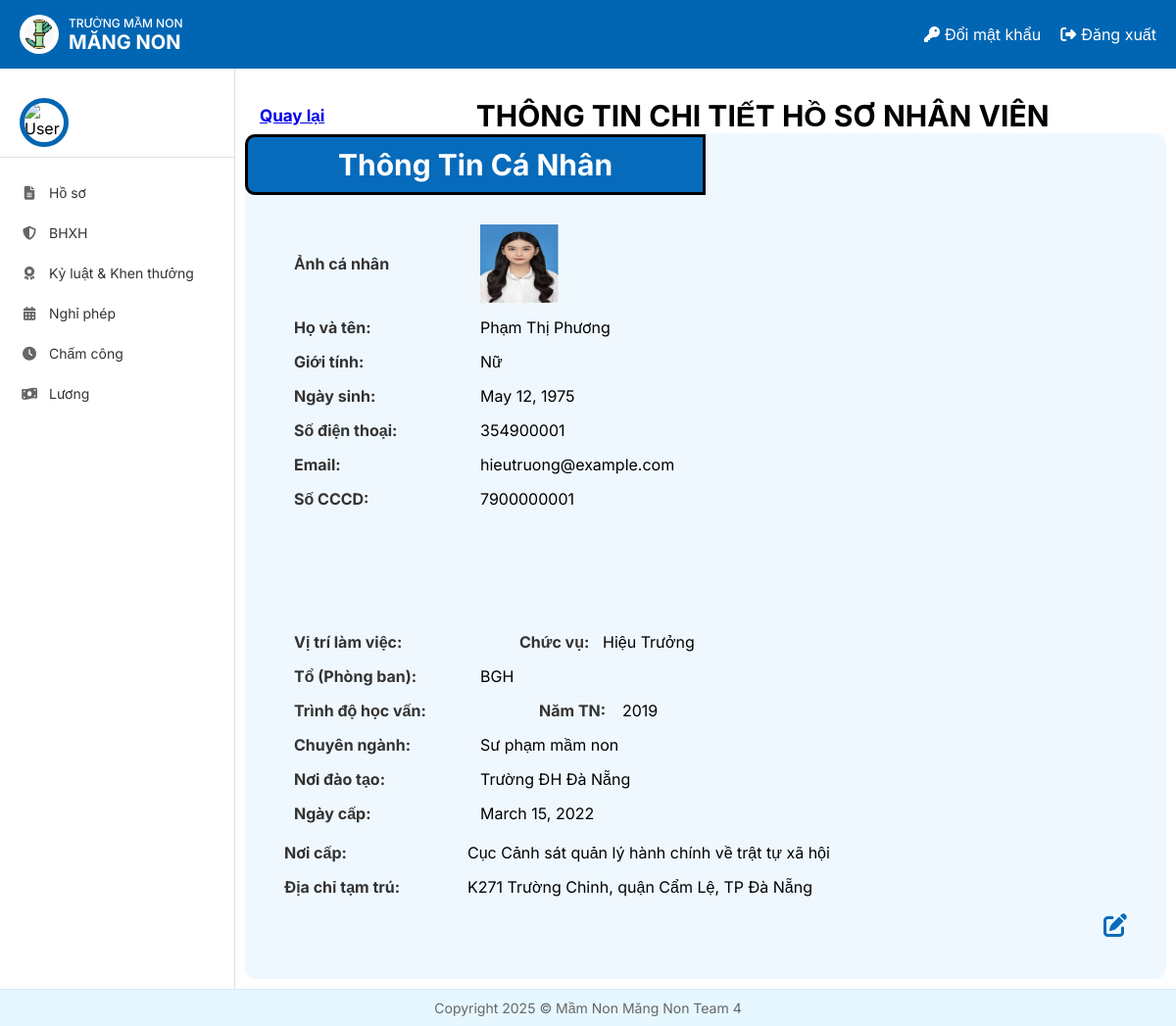
Page /hosochitiet/1/ on the earlier database version.
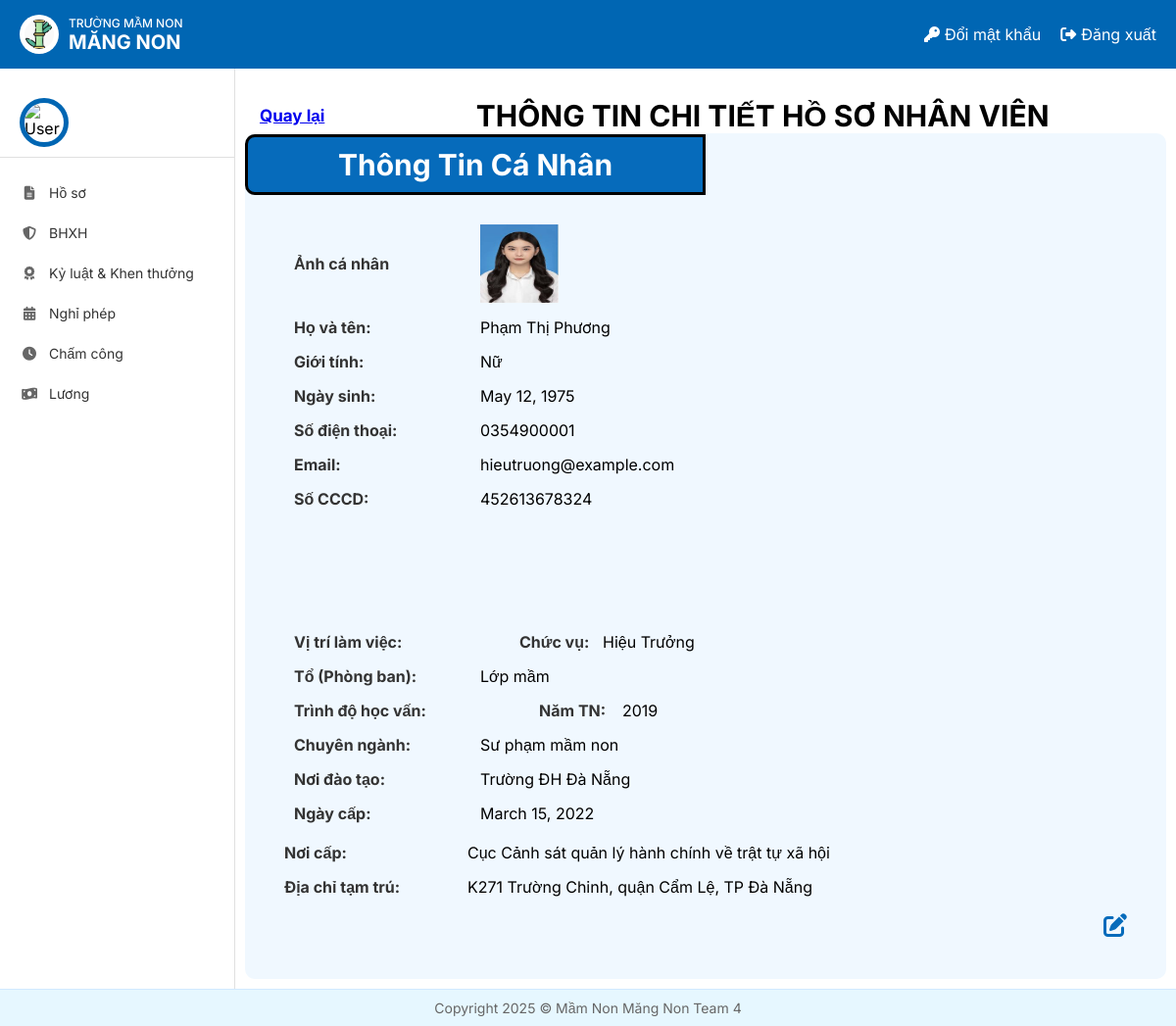
Same page on the later database version.
### HOME/models.py (models this page shows, shortened)
class NhanVien(models.Model):
 user = models.OneToOneField(User, on_delete=models.CASCADE, unique=True, null=False, related_name='nhanvien_home')
 ten_nv = models.CharField(max_length=100)
 anh_ca_nhan = models.ImageField(upload_to='nhanvien/', null=True, blank=True)
 gioi_tinh = models.CharField(max_length=10, choices=[('2', 'Nam'), ('1', 'Nữ')],default='1')
 ngay_sinh = models.DateField(null=True)
 vi_tri_cong_viec = models.CharField(max_length=100, blank=True, null=True)
 to_phong_ban = models.CharField(max_length=50, choices=TO_PHONG_BAN_CHOICES)
 trinh_do_hoc_van = models.CharField(max_length=50, choices=TRINH_DO_HOC_VAN_CHOICES)
 chuyen_nganh = models.CharField(max_length=100, null=True)
 noi_dao_tao = models.CharField(max_length=100)
 nam_tn = models.IntegerField(null=True)
 ngay_cap = models.DateField(null=True)
 noi_cap = models.CharField(max_length=100)
 dia_chi_tam_tru = models.TextField(null=True)
 chuc_vu = models.CharField(max_length=150, null=True)
 so_dien_thoai = models.CharField(
     max_length=10,
     unique=True)
 email = models.EmailField(unique=True, max_length=50, null=True)
 so_cccd = models.CharField(
     max_length=12,
     unique=True
 )
 phu_caps = models.ManyToManyField(PhuCap, through='PhuCapNhanVien',blank=True)
 class Meta:
     db_table = 'HOME_nhanvien'

### HoSo/views.py (the view)
# urls.py: path('hosochitiet/<int:id>/', hosochitiet, name='QLXemHoSo'),
def hosochitiet(request, id):
    nhan_vien = get_object_or_404(NhanVien, id=id)
    hop_dong = HopDongLaoDong.objects.filter(nhan_vien=nhan_vien).first()  # Kiểm tra xem có hợp đồng lao động không
    context = {'nhanvien': nhan_vien, 'hop_dong': hop_dong}
    return render(request, 'HoSo/hosochitiet.html', context)

### templates/HoSo/hosochitiet.html (shortened to what the changed rows need)
{% extends "home.html" %}
{% block page_background %}
<main class="content" style="background-color: #ffffff; padding: 10px; width: 80%">
    <div class="ndung" style="width: 100%">
        <form method="POST" enctype="multipart/form-data">
            <div class="header-container" style="display: flex; justify-content: flex-start; align-items: center; width: 100%; margin-top: 20px;">
                <h1 class="header-title" style="color: #000000; font-size: 30px; font-weight: bold; text-align: center; margin: 0; flex-grow: 1; text-align: center;">THÔNG TIN CHI TIẾT HỒ SƠ NHÂN VIÊN</h1>
            </div>
             <div class="container mt-4" style="background-color: #f0f8ff; padding: 40px; border-radius: 10px;">
                <div class="row">
                    <div class="col-md-6 left-column" style="padding: 10px;">
                        <div class="form-group" style="display: flex; align-items: center; margin-bottom: 15px;">
                            <label for="anh_ca_nhan" style="width: 180px; font-weight: bold; font-size: 16px; color: #333; margin-right: 10px; text-align: left;">Ảnh cá nhân</label>
                            <img src="{{ nhanvien.anh_ca_nhan }}" alt="User Avatar" class="rounded-circle" width="80" height="80">
                        </div>
                        <div class="form-group" style="display: flex; align-items: center; margin-bottom: 15px;">
                            <label for="ten_nv" style="width: 180px; font-weight: bold; font-size: 16px; color: #333; margin-right: 10px; text-align: left;">Họ và tên:</label>
                            <div style="font-size: 16px;">{{ nhanvien.ten_nv }}</div>
                        </div>
                        <div class="form-group" style="display: flex; align-items: center; margin-bottom: 15px;">
                            <label for="gioi_tinh" style="width: 180px; font-weight: bold; font-size: 16px; color: #333; margin-right: 10px; text-align: left;">Giới tính:</label>
                            <div style="font-size: 16px;">{{ nhanvien.get_gioi_tinh_display  }}</div>
                        </div>
                        <div class="form-group" style="display: flex; align-items: center; margin-bottom: 15px;">
                            <label for="ngay_sinh" style="width: 180px; font-weight: bold; font-size: 16px; color: #333; margin-right: 10px; text-align: left;">Ngày sinh:</label>
                            <div style="font-size: 16px;">{{ nhanvien.ngay_sinh }}</div>
                        </div>
                        <div class="form-group" style="display: flex; align-items: center; margin-bottom: 15px;">
                            <label for="so_dien_thoai" style="width: 180px; font-weight: bold; font-size: 16px; color: #333; margin-right: 10px; text-align: left;">Số điện thoại:</label>
                            <div style="font-size: 16px;">{{ nhanvien.so_dien_thoai }}</div>
                        </div>
                        <div class="form-group" style="display: flex; align-items: center; margin-bottom: 15px;">
                            <label for="email" style="width: 180px; font-weight: bold; font-size: 16px; color: #333; margin-right: 10px; text-align: left;">Email:</label>
                            <div style="font-size: 16px;">{{ nhanvien.email }}</div>
                        </div>
                        <div class="form-group" style="display: flex; align-items: center; margin-bottom: 15px;">
                            <label for="so_cccd" style="width: 180px; font-weight: bold; font-size: 16px; color: #333; margin-right: 10px; text-align: left;">Số CCCD:</label>
                            <div style="font-size: 16px;">{{ nhanvien.so_cccd }}</div>
                        </div>
                    </div>
                    <div class="col-md-6 right-column" style="padding: 10px; margin-top: 91px">
                        <div class="form-group" style="display: flex; align-items: center; margin-bottom: 10px;">
                            <div class="form-group" style="display: flex; align-items: center; margin-bottom: 0px;">
                                <label for="chuc_vu" style="width: 80px; font-weight: bold; font-size: 16px; color: #333; margin-left: 35px; margin-right: 5px; ">Chức vụ:</label>
                                <div style="font-size: 16px;margin-left: 0px;">{{ nhanvien.chuc_vu }}</div>
                            </div>
                        </div>
                        <div class="form-group" style="display: flex; align-items: center; margin-top: 15px;">
                            <label for="to_phong_ban" style="width: 180px; font-weight: bold; font-size: 16px; color: #333; margin-right: 10px; text-align: left;">Tổ (Phòng ban):</label>
                            <div style="font-size: 16px;">{{ nhanvien.to_phong_ban }}</div>
                        </div>
                        <div class="form-group" style="display: flex; align-items: center; margin-bottom: 10px;Margin-top: 15px;">
                            <div class="form-group" style="display: flex; align-items: center; margin-bottom: 0px;">
                                <label for="nam_tn" style="width: 80px; font-weight: bold; font-size: 16px; color: #333; margin-left: 55px; margin-right: 5px; ">Năm TN:</label>
                                <div style="font-size: 16px;margin-left: 0px;">{{ nhanvien.nam_tn }}</div>
                            </div>
                        </div>
                        <div class="form-group" style="display: flex; align-items: center; margin-bottom: 15px; margin-top: 15px;">
                            <label for="chuyen_nganh" style="width: 180px; font-weight: bold; font-size: 16px; color: #333; margin-right: 10px; text-align: left;">Chuyên ngành:</label>
                            <div style="font-size: 16px;">{{ nhanvien.chuyen_nganh }}</div>
                        </div>
                        <div class="form-group" style="display: flex; align-items: center; margin-bottom: 10px;">
                            <label for="noi_dao_tao" style="width: 180px; font-weight: bold; font-size: 16px; color: #333; margin-right: 10px; text-align: left;">Nơi đào tạo:</label>
                            <div style="font-size: 16px;">{{ nhanvien.noi_dao_tao }}</div>
                        </div>
                        <div class="form-group" style="display: flex; align-items: center; margin-bottom: 10px; margin-top: 15px;">
                            <label for="ngay_cap" style="width: 180px; font-weight: bold; font-size: 16px; color: #333; margin-right: 10px; text-align: left;">Ngày cấp:</label>
                            <div style="font-size: 16px;">{{ nhanvien.ngay_cap }}</div>
                        </div>
                    </div>
                </div>
                <div class="form-group" style="display: flex; align-items: center; margin-bottom: 15px;">
                    <label for="noi_cap" style="width: 140px; font-weight: bold; font-size: 16px; color: #333; margin-right: 47px; text-align: left;">Nơi cấp:</label>
                    <div style="font-size: 16px;">{{ nhanvien.noi_cap }}</div>
                </div>
                <div class="form-group" style="display: flex; align-items: center; margin-bottom: 15px;">
                    <label for="dia_chi_tam_tru" style="width: 140px; font-weight: bold; font-size: 16px; color: #333; margin-right: 47px; text-align: left;">Địa chỉ tạm trú:</label>
                    <div style="font-size: 16px;">{{ nhanvien.dia_chi_tam_tru}}</div>
                </div>
            </div>
        </form>
    </div>
</main>
{% endblock %}

Differences in the rows shown:
changed NhanVien "Phạm Thị Phương": so_dien_thoai "354900001" → "0354900001"; so_cccd "7900000001" → "452613678324"; to_phong_ban "BGH" → "Lớp mầm"
